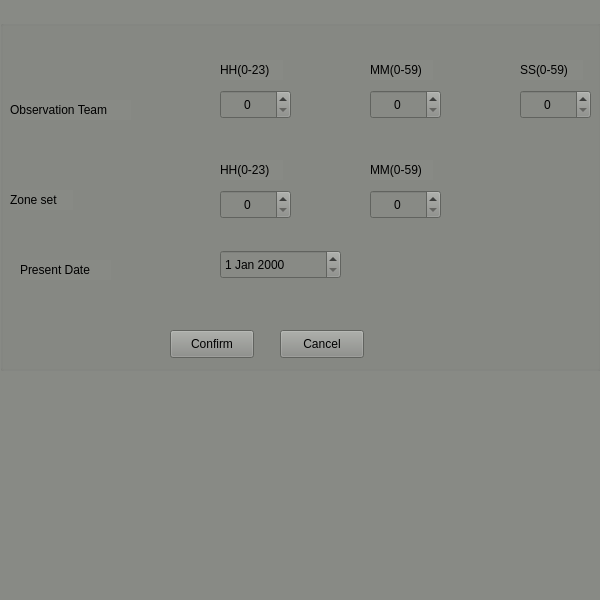
<?xml version="1.0" encoding="UTF-8"?>
<ui version="4.0">
 <class>ZDA</class>
 <widget class="QFrame" name="ZDA">
  <property name="geometry">
   <rect>
    <x>0</x>
    <y>0</y>
    <width>600</width>
    <height>600</height>
   </rect>
  </property>
  <property name="windowTitle">
   <string>Frame</string>
  </property>
  <property name="styleSheet">
   <string notr="true">background-color: rgb(136, 138, 133);</string>
  </property>
  <widget class="QGroupBox" name="groupBox">
   <property name="geometry">
    <rect>
     <x>0</x>
     <y>20</y>
     <width>601</width>
     <height>351</height>
    </rect>
   </property>
   <property name="styleSheet">
    <string notr="true">background-color: rgb(136, 138, 133);</string>
   </property>
   <property name="title">
    <string/>
   </property>
   <widget class="QSpinBox" name="spinBox">
    <property name="geometry">
     <rect>
      <x>220</x>
      <y>70</y>
      <width>71</width>
      <height>29</height>
     </rect>
    </property>
    <property name="alignment">
     <set>Qt::AlignCenter</set>
    </property>
   </widget>
   <widget class="QLabel" name="label_17">
    <property name="geometry">
     <rect>
      <x>520</x>
      <y>40</y>
      <width>63</width>
      <height>20</height>
     </rect>
    </property>
    <property name="text">
     <string>SS(0-59)</string>
    </property>
   </widget>
   <widget class="QSpinBox" name="spinBox_2">
    <property name="geometry">
     <rect>
      <x>370</x>
      <y>70</y>
      <width>71</width>
      <height>29</height>
     </rect>
    </property>
    <property name="alignment">
     <set>Qt::AlignCenter</set>
    </property>
   </widget>
   <widget class="QLabel" name="label_16">
    <property name="geometry">
     <rect>
      <x>370</x>
      <y>40</y>
      <width>63</width>
      <height>20</height>
     </rect>
    </property>
    <property name="text">
     <string>MM(0-59)</string>
    </property>
   </widget>
   <widget class="QSpinBox" name="spinBox_3">
    <property name="geometry">
     <rect>
      <x>520</x>
      <y>70</y>
      <width>71</width>
      <height>29</height>
     </rect>
    </property>
    <property name="alignment">
     <set>Qt::AlignCenter</set>
    </property>
   </widget>
   <widget class="QLabel" name="label_15">
    <property name="geometry">
     <rect>
      <x>220</x>
      <y>40</y>
      <width>63</width>
      <height>20</height>
     </rect>
    </property>
    <property name="text">
     <string>HH(0-23)</string>
    </property>
   </widget>
   <widget class="QLabel" name="label">
    <property name="geometry">
     <rect>
      <x>10</x>
      <y>80</y>
      <width>121</width>
      <height>20</height>
     </rect>
    </property>
    <property name="text">
     <string>Observation Team</string>
    </property>
   </widget>
   <widget class="QLabel" name="label_2">
    <property name="geometry">
     <rect>
      <x>10</x>
      <y>170</y>
      <width>63</width>
      <height>20</height>
     </rect>
    </property>
    <property name="text">
     <string>Zone set</string>
    </property>
   </widget>
   <widget class="QLabel" name="label_18">
    <property name="geometry">
     <rect>
      <x>370</x>
      <y>140</y>
      <width>63</width>
      <height>20</height>
     </rect>
    </property>
    <property name="text">
     <string>MM(0-59)</string>
    </property>
   </widget>
   <widget class="QLabel" name="label_19">
    <property name="geometry">
     <rect>
      <x>220</x>
      <y>140</y>
      <width>63</width>
      <height>20</height>
     </rect>
    </property>
    <property name="text">
     <string>HH(0-23)</string>
    </property>
   </widget>
   <widget class="QSpinBox" name="spinBox_4">
    <property name="geometry">
     <rect>
      <x>370</x>
      <y>170</y>
      <width>71</width>
      <height>29</height>
     </rect>
    </property>
    <property name="alignment">
     <set>Qt::AlignCenter</set>
    </property>
   </widget>
   <widget class="QSpinBox" name="spinBox_5">
    <property name="geometry">
     <rect>
      <x>220</x>
      <y>170</y>
      <width>71</width>
      <height>29</height>
     </rect>
    </property>
    <property name="alignment">
     <set>Qt::AlignCenter</set>
    </property>
   </widget>
   <widget class="QLabel" name="label_3">
    <property name="geometry">
     <rect>
      <x>20</x>
      <y>240</y>
      <width>91</width>
      <height>20</height>
     </rect>
    </property>
    <property name="text">
     <string>Present Date</string>
    </property>
   </widget>
   <widget class="QDateEdit" name="dateEdit">
    <property name="geometry">
     <rect>
      <x>220</x>
      <y>230</y>
      <width>121</width>
      <height>29</height>
     </rect>
    </property>
   </widget>
   <widget class="QPushButton" name="pushButton">
    <property name="geometry">
     <rect>
      <x>170</x>
      <y>310</y>
      <width>84</width>
      <height>28</height>
     </rect>
    </property>
    <property name="text">
     <string>Confirm</string>
    </property>
   </widget>
   <widget class="QPushButton" name="pushButton_2">
    <property name="geometry">
     <rect>
      <x>280</x>
      <y>310</y>
      <width>84</width>
      <height>28</height>
     </rect>
    </property>
    <property name="text">
     <string>Cancel</string>
    </property>
   </widget>
  </widget>
 </widget>
 <resources/>
 <connections/>
</ui>
